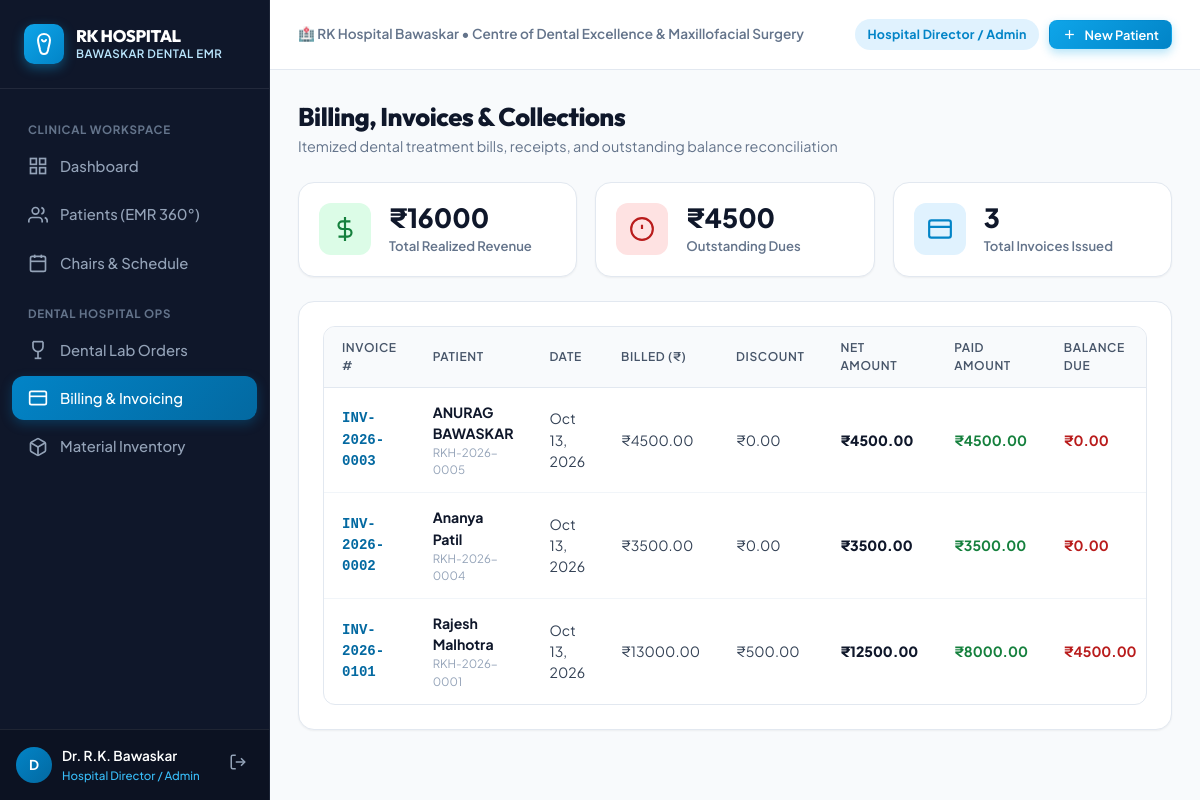
The app's page /billing/ (signed in), older data.
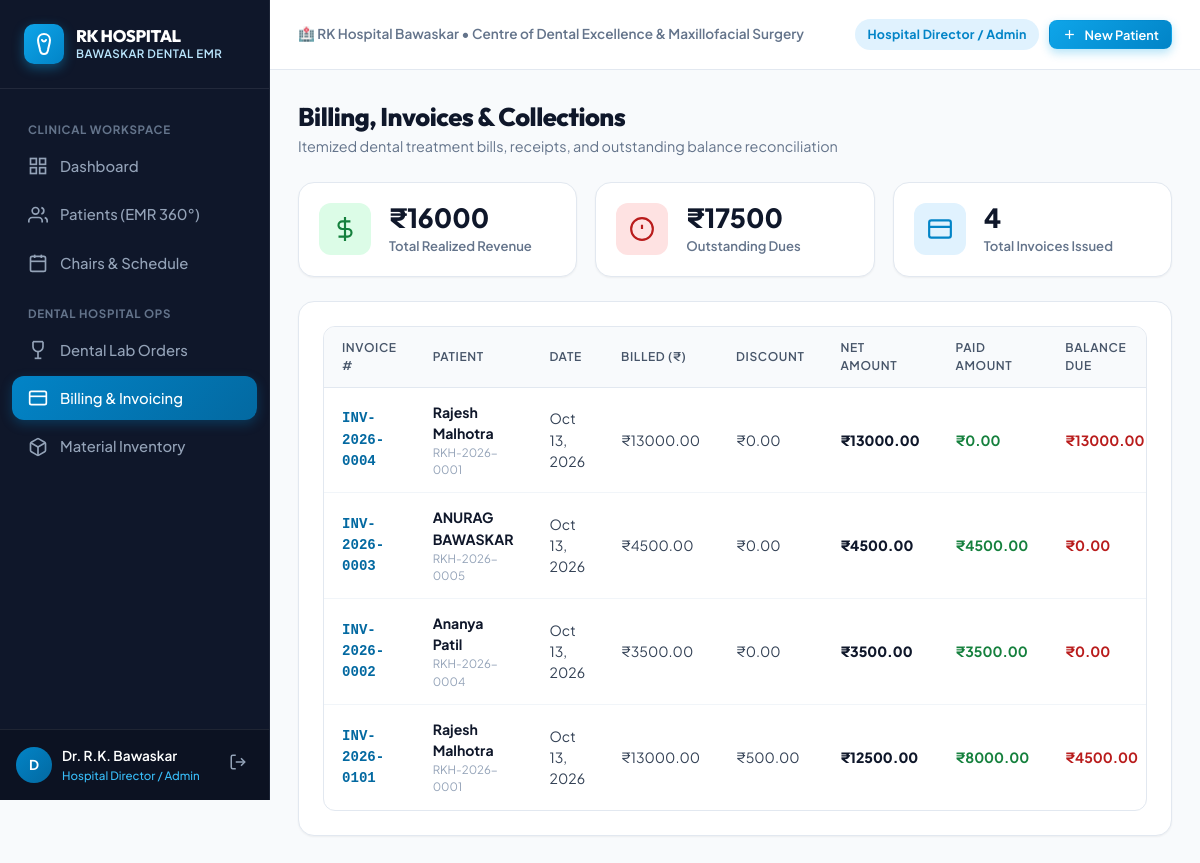
The same page, newer data.
### dental_core/models.py (models this page shows, shortened)
class Invoice(models.Model):
    STATUS_CHOICES = [
        ('PENDING', 'Pending / Unpaid'),
        ('PARTIAL', 'Partially Paid'),
        ('PAID', 'Fully Paid'),
        ('REFUNDED', 'Refunded'),
    ]
    invoice_number = models.CharField(max_length=30, unique=True)
    patient = models.ForeignKey(Patient, on_delete=models.CASCADE, related_name='invoices')
    created_by = models.ForeignKey(User, on_delete=models.SET_NULL, null=True)
    invoice_date = models.DateField(default=timezone.now)
    total_amount = models.DecimalField(max_digits=10, decimal_places=2, default=Decimal('0.00'))
    discount_amount = models.DecimalField(max_digits=10, decimal_places=2, default=Decimal('0.00'))
    tax_amount = models.DecimalField(max_digits=10, decimal_places=2, default=Decimal('0.00'))
    net_payable = models.DecimalField(max_digits=10, decimal_places=2, default=Decimal('0.00'))
    paid_amount = models.DecimalField(max_digits=10, decimal_places=2, default=Decimal('0.00'))
    balance_amount = models.DecimalField(max_digits=10, decimal_places=2, default=Decimal('0.00'))
    status = models.CharField(max_length=20, choices=STATUS_CHOICES, default='PENDING')
    notes = models.TextField(blank=True, null=True)
    created_at = models.DateTimeField(auto_now_add=True)
    class Meta:
        ordering = ['-invoice_date', '-created_at']

class Patient(models.Model):
    GENDER_CHOICES = [
        ('M', 'Male'),
        ('F', 'Female'),
        ('O', 'Other'),
    ]
    BLOOD_GROUP_CHOICES = [
        ('A+', 'A+'), ('A-', 'A-'),
        ('B+', 'B+'), ('B-', 'B-'),
        ('AB+', 'AB+'), ('AB-', 'AB-'),
        ('O+', 'O+'), ('O-', 'O-'),
        ('UNKNOWN', 'Unknown'),
    ]
    user = models.OneToOneField(User, on_delete=models.SET_NULL, null=True, blank=True, related_name='patient_profile')
    mrn = models.CharField(max_length=30, unique=True, verbose_name="Medical Record Number")
    first_name = models.CharField(max_length=60)
    last_name = models.CharField(max_length=60)
    phone = models.CharField(max_length=20)
    email = models.EmailField(blank=True, null=True)
    date_of_birth = models.DateField(null=True, blank=True)
    gender = models.CharField(max_length=1, choices=GENDER_CHOICES, default='M')
    blood_group = models.CharField(max_length=10, choices=BLOOD_GROUP_CHOICES, default='UNKNOWN')
    address = models.TextField(blank=True, null=True)
    emergency_contact_name = models.CharField(max_length=100, blank=True, null=True)
    emergency_contact_phone = models.CharField(max_length=20, blank=True, null=True)
    has_diabetes = models.BooleanField(default=False)
    has_hypertension = models.BooleanField(default=False)
    has_bleeding_disorder = models.BooleanField(default=False)
    has_cardiac_condition = models.BooleanField(default=False)
    has_asthma = models.BooleanField(default=False)
    is_pregnant = models.BooleanField(default=False)
    has_allergies = models.BooleanField(default=False)
    allergy_details = models.CharField(max_length=255, blank=True, null=True,
                                      help_text="e.g. Penicillin, Latex, NSAIDs, Local Anesthetic")
    current_medications = models.TextField(blank=True, null=True, help_text="e.g. Blood thinners, Aspirin, Insulin")
    medical_history_notes = models.TextField(blank=True, null=True)
    odontogram_state = models.JSONField(default=dict, blank=True, null=True,
                                        help_text="Full React Advanced Odontogram chart JSON state")
    created_at = models.DateTimeField(auto_now_add=True)
    updated_at = models.DateTimeField(auto_now=True)
    class Meta:
        ordering = ['-created_at']
    @property
    def full_name(self):
        return f"{self.first_name} {self.last_name}"

### dental_core/views.py (the view)
# urls.py: path('billing/', views.billing_list, name='billing_list'),
@login_required
def billing_list(request):
    invoices = Invoice.objects.all().select_related('patient', 'created_by').prefetch_related('payments')
    total_revenue = invoices.aggregate(Sum('paid_amount'))['paid_amount__sum'] or Decimal('0.00')
    total_due = invoices.aggregate(Sum('balance_amount'))['balance_amount__sum'] or Decimal('0.00')
    return render(request, 'billing/billing_list.html', {
        'invoices': invoices,
        'total_revenue': total_revenue,
        'total_due': total_due,
    })

### dental_core/models.py (called while the page is built)
    def is_patient_user(self):
        return self.role == 'PATIENT'

### templates/billing/billing_list.html (shortened to what this page needs)
{% extends 'base.html' %}
{% block content %}
<div style="display: flex; justify-content: space-between; align-items: flex-end; margin-bottom: 24px;">
  <div>
    <h1 style="font-size: 1.6rem; font-weight: 800; color: var(--slate-900);">Billing, Invoices & Collections</h1>
    <p style="color: var(--slate-500); font-size: 0.9rem;">
      Itemized dental treatment bills, receipts, and outstanding balance reconciliation
    </p>
  </div>
</div>
<div style="display: grid; grid-template-columns: repeat(auto-fit, minmax(220px, 1fr)); gap: 18px; margin-bottom: 24px;">
  <div class="stat-card">
    <div class="stat-icon" style="background: #dcfce7; color: #15803d;">
      <svg style="width: 26px; height: 26px;" viewBox="0 0 24 24" fill="none" stroke="currentColor" stroke-width="2"><line x1="12" y1="1" x2="12" y2="23"></line><path d="M17 5H9.5a3.5 3.5 0 0 0 0 7h5a3.5 3.5 0 0 1 0 7H6"></path></svg>
    </div>
    <div>
      <div class="stat-value">₹{{ total_revenue|floatformat:0 }}</div>
      <div class="stat-label">Total Realized Revenue</div>
    </div>
  </div>
  <div class="stat-card">
    <div class="stat-icon" style="background: #fee2e2; color: #b91c1c;">
      <svg style="width: 26px; height: 26px;" viewBox="0 0 24 24" fill="none" stroke="currentColor" stroke-width="2"><circle cx="12" cy="12" r="10"></circle><line x1="12" y1="8" x2="12" y2="12"></line><line x1="12" y1="16" x2="12.01" y2="16"></line></svg>
    </div>
    <div>
      <div class="stat-value">₹{{ total_due|floatformat:0 }}</div>
      <div class="stat-label">Outstanding Dues</div>
    </div>
  </div>
  <div class="stat-card">
    <div class="stat-icon" style="background: #e0f2fe; color: #0284c7;">
      <svg style="width: 26px; height: 26px;" viewBox="0 0 24 24" fill="none" stroke="currentColor" stroke-width="2"><rect x="2" y="4" width="20" height="16" rx="2"></rect><line x1="2" y1="10" x2="22" y2="10"></line></svg>
    </div>
    <div>
      <div class="stat-value">{{ invoices.count }}</div>
      <div class="stat-label">Total Invoices Issued</div>
    </div>
  </div>
</div>
<div class="card">
  <div class="table-container">
    <table class="data-table">
      <thead>
        <tr>
          <th>Invoice #</th>
          <th>Patient</th>
          <th>Date</th>
          <th>Billed (₹)</th>
          <th>Discount</th>
          <th>Net Amount</th>
          <th>Paid Amount</th>
          <th>Balance Due</th>
        </tr>
      </thead>
      <tbody>
        {% for inv in invoices %}
        <tr>
          <td style="font-family: monospace; font-weight: 700; color: var(--primary-700);">{{ inv.invoice_number }}</td>
          <td>
            <a href="{% url 'patient_detail' inv.patient.id %}" style="font-weight: 700; color: var(--slate-900);">
              {{ inv.patient.full_name }}
            </a>
            <div style="font-size: 0.72rem; color: var(--slate-400);">{{ inv.patient.mrn }}</div>
          </td>
          <td>{{ inv.invoice_date|date:"M d, Y" }}</td>
          <td>₹{{ inv.total_amount }}</td>
          <td>₹{{ inv.discount_amount }}</td>
          <td style="font-weight: 800; color: var(--slate-900);">₹{{ inv.net_payable }}</td>
          <td style="color: #15803d; font-weight: 700;">₹{{ inv.paid_amount }}</td>
          <td style="color: #b91c1c; font-weight: 700;">₹{{ inv.balance_amount }}</td>
        </tr>
        {% endfor %}
      </tbody>
    </table>
  </div>
</div>
{% endblock %}

Row changes from the older to the newer data that the page shows:
added Invoice: invoice_number "INV-2026-0004", patient.full_name "Rajesh Malhotra", patient.mrn "RKH-2026-0001", invoice_date "Oct 13, 2026", total_amount "13000.00", discount_amount "0.00", net_payable "13000.00", paid_amount "0.00", balance_amount "13000.00"
Text that changed along with them:
{{ total_due|floatformat:0 }}: "4500" → "17500"
{{ invoices.count }}: "3" → "4"
